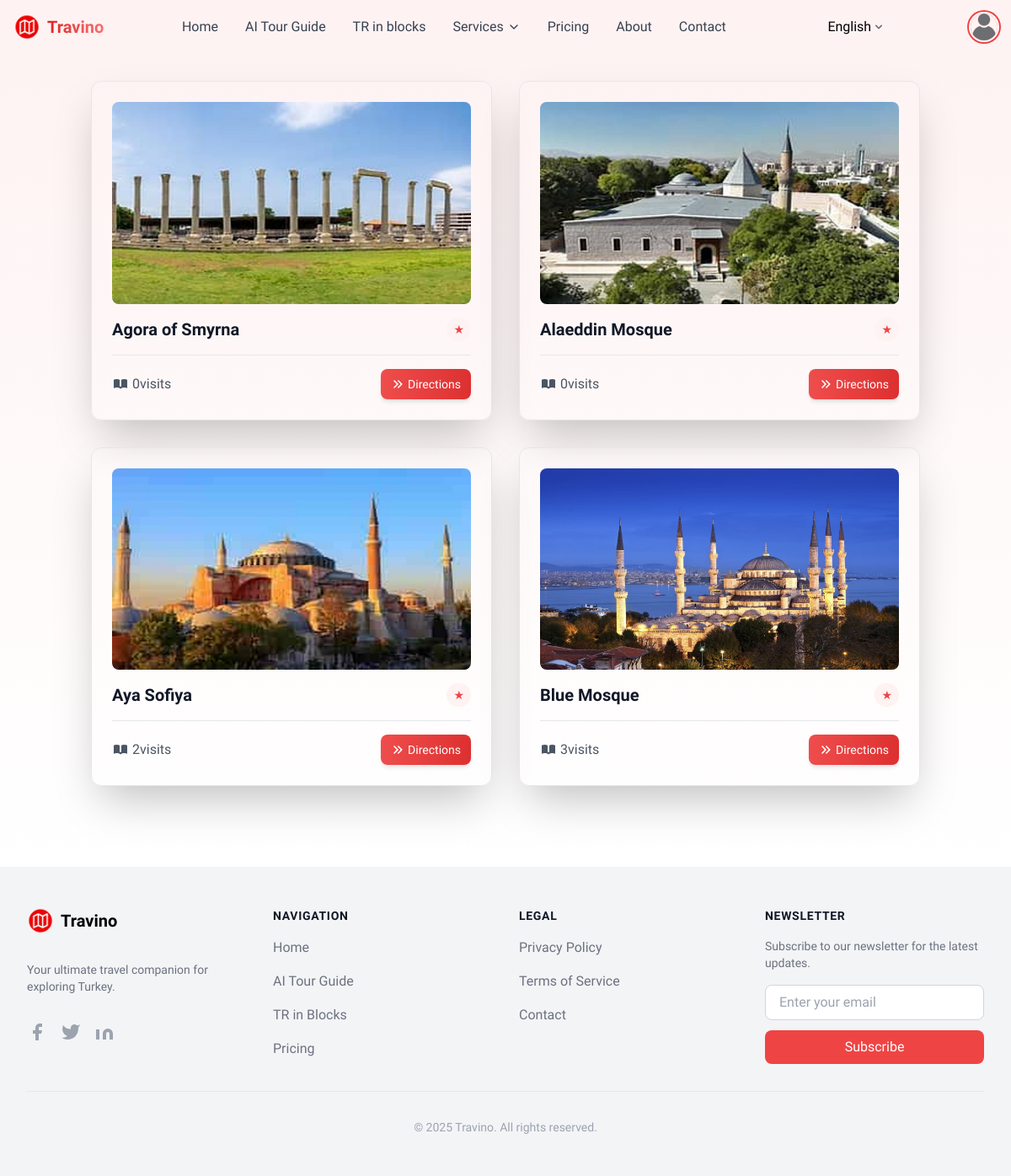
The app's page /en/category/3/, older data.
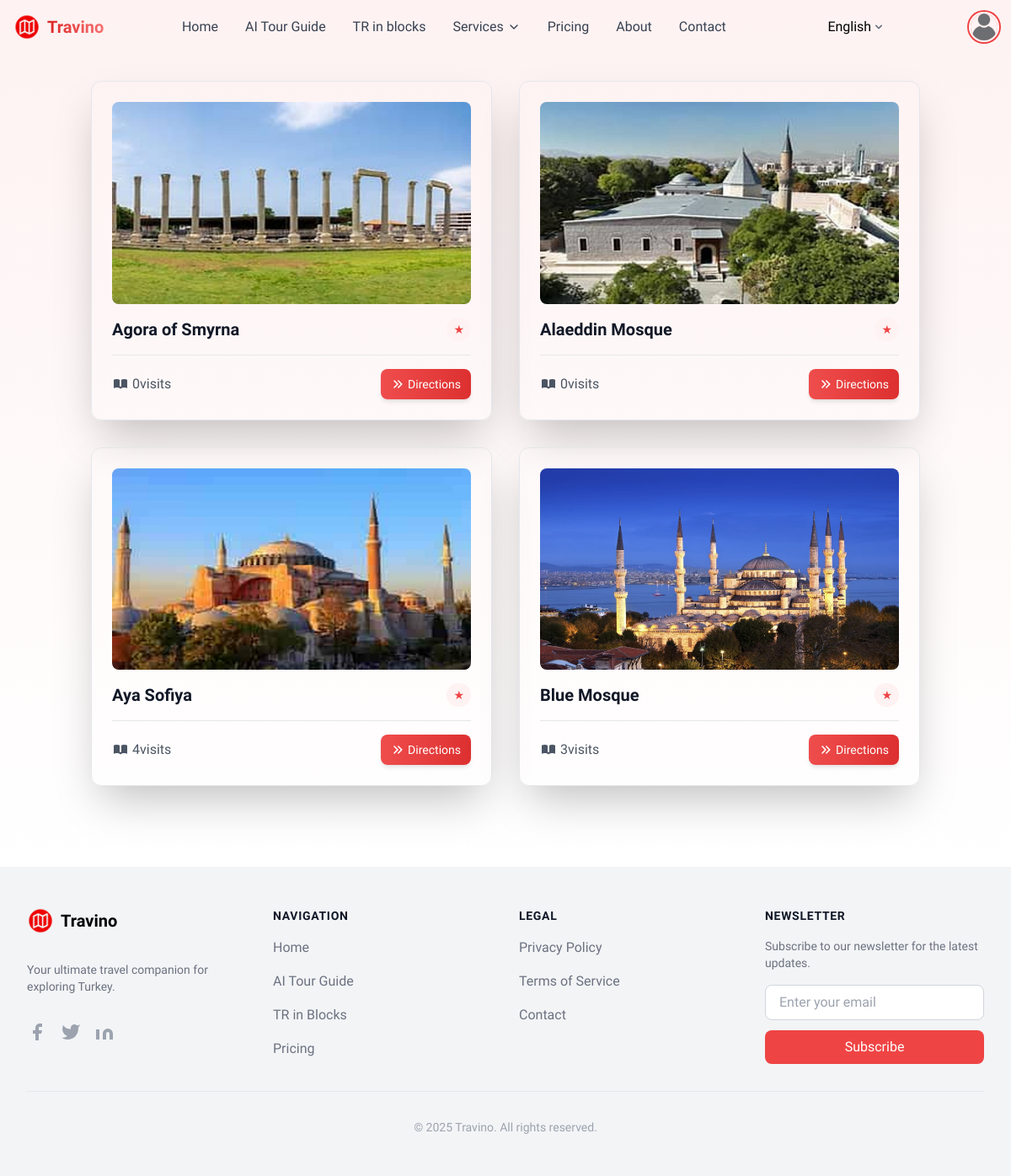
The same page, newer data.
### app/models.py (models this page shows, shortened)
class Place(models.Model):
    name = models.CharField(max_length=100)
    image = models.ImageField(upload_to='place_pics', default='default.png')
    category = models.ForeignKey(Category, on_delete=models.CASCADE, related_name='places')
    location = models.CharField(max_length=100, default='Not located')
    visits = models.IntegerField(default=0)

### app/views.py (the view)
# urls.py: path('category/<int:pk>/', views.category_detail, name='category_detail'),
def category_detail(request, pk):
    category = get_object_or_404(Category, pk=pk)
    places = Place.objects.filter(category=category)
    context = {
        'category': category,
        'places': places,
    }
    return render(request, 'category_detail.html', context)

### templates/category_detail.html (shortened to what this page needs)
{% extends "base.html" %}
{% block maincontent %}
<section class="body-font bg-gradient-to-b from-red-50 to-white">
  <div class="container px-5 py-24 mx-auto">
    <div class="flex flex-wrap -m-4 justify-center">
      {% for place in places %}
      <a href="{% url 'place_detail' place.id %}">
        <div data-aos="fade-up" class="xl:w-1/4 md:w-1/2 p-4 group">
        <div class="glass-card bg-white/20 backdrop-blur-lg border border-white/30 rounded-xl p-6 shadow-2xl hover:shadow-red-100/20 transition-all duration-300 h-full">
          <div class="overflow-hidden rounded-lg aspect-video mb-4">
            <img class="w-full h-full object-cover transform transition-all duration-500 hover:scale-110"
                 src="{{place.image.url}}"
                 alt="{{place.name}}">
          </div>
          <div class="flex items-center justify-between mb-3">
            <h3 class="text-xl font-semibold text-gray-900">{{place.name}}</h3>
            <span class="flex-shrink-0 text-red-500 text-sm font-medium px-2 py-1 rounded-full bg-red-50">
              ★ {{place.rating}}
            </span>
          </div>
          <div class="flex items-center justify-between mt-4 border-t border-white/20 pt-4">
            <div class="flex items-center text-gray-600">
              <span>{{place.visits|default:0}}</span> visits
            </div>
            <div class="flex gap-2">
              <button
                onclick="getDirections('{{place.name|addslashes}}')"
                class="directions-btn text-sm bg-gradient-to-r from-red-500 to-red-600 text-white py-2 px-3 rounded-lg flex items-center shadow-md hover:shadow-lg transition-all duration-300">
                Directions
              </button>
            </div>
          </div>
        </div>
      </div>
      </a>
      {% endfor %}
    </div>
  </div>
</section>
{% endblock maincontent %}

### templates/base.html (shortened to what this page needs)
{% load i18n %}
{% load static %}
<!DOCTYPE html>
<html lang="en">
<head>
    <link href="https://cdn.jsdelivr.net/npm/tailwindcss@2.2.19/dist/tailwind.min.css" rel="stylesheet">
</head>
<body class="min-h-screen flex flex-col">
    <nav class="fixed w-full z-50 transition-all duration-300" id="main-nav">
        <div class="max-w-7xl mx-auto px-4">
            <div class="flex justify-between items-center h-16">
                <div class="flex items-center space-x-4">
                    <a href="{% url 'home' %}" class="flex items-center space-x-2">
                        <img src="{% static 'media/app/icon png.png' %}" class="h-8 w-auto" alt="Travino">
                        <span class="text-xl font-bold bg-gradient-to-r from-red-600 to-red-400 bg-clip-text text-transparent">
                        </span>
                    </a>
                </div>
                <div class="hidden md:flex items-center space-x-8">
                    <a href="{% url 'home' %}" class="nav-link text-gray-700 hover:text-red-500">{% blocktrans %}Home{% endblocktrans %}</a>
                    <a href="{% url 'aitg' %}" class="nav-link text-gray-700 hover:text-red-500">{% blocktrans %}AI Tour Guide{% endblocktrans %}</a>
                    <a href="{% url 'tr_in_blocks' %}" class="nav-link text-gray-700 hover:text-red-500">{% blocktrans %}TR in blocks{% endblocktrans %}</a>
                    <div class="relative">
                        <button id="servicesButton" class="nav-link text-gray-700 hover:text-red-500 flex items-center space-x-1">
                            <span>{% blocktrans %}Services{% endblocktrans %}</span>
                            <svg xmlns="http://www.w3.org/2000/svg" width="16" height="16" viewBox="0 0 24 24" fill="none" stroke="currentColor" stroke-width="2" stroke-linecap="round" stroke-linejoin="round"><path d="m6 9 6 6 6-6"/></svg>
                        </button>
                    </div>
                    <a href="{% url 'pricing' %}" class="nav-link text-gray-700 hover:text-red-500">{% blocktrans %}Pricing{% endblocktrans %}</a>
                    <a href="{% url 'about' %}" class="nav-link text-gray-700 hover:text-red-500">{% blocktrans %}About{% endblocktrans %}</a>
                    <a href="{% url 'contact' %}" class="nav-link text-gray-700 hover:text-red-500">{% blocktrans %}Contact{% endblocktrans %}</a>
                </div>
<div class="relative hidden md:block">
    <form action="{% url 'set_language' %}" method="post" class="ml-4">
        <div class="relative group">
            <select name="language" onchange="this.form.submit()"
                    class="appearance-none bg-transparent border-none text-grey-400 hover:text-red-500
                           pr-6 py-2 pl-3 rounded-md cursor-pointer focus:outline-none
                           transition-colors duration-200">
                {% get_current_language as LANGUAGE_CODE %}
                {% get_available_languages as LANGUAGES %}
                {% for code, name in LANGUAGES %}
                    <option value="{{ code }}" {% if code == LANGUAGE_CODE %}selected{% endif %}>
                        {{ name|title }}
                    </option>
                {% endfor %}
            </select>
            <div class="pointer-events-none absolute inset-y-0 right-0 flex items-center px-2">
            </div>
        </div>
    </form>
</div>
                <div class="relative hidden md:block">
                    <button id="user-menu-button" class="flex items-center space-x-2 focus:outline-none">
                        <div class="w-8 h-8 rounded-full overflow-hidden ring-2 ring-red-500 ring-offset-2">
                            {% if user.is_authenticated %}
                                <img class="w-full h-full object-cover" src="{{ MEDIA_URL }}{{ user.image.url }}" alt="">
                            {% else %}
                                <img class="w-full h-full object-cover" src="{{ MEDIA_URL }}{% static 'app/default.png' %}" alt="">
                            {% endif %}
                        </div>
                    </button>
                </div>
            </div>
        </div>
    </nav>
    <main class="flex-grow">
        {% block maincontent %}{% endblock maincontent %}
    </main>
    <footer class="bg-gray-100 hidden md:block">
        <div class="max-w-7xl mx-auto px-4 py-12 sm:px-6 lg:px-8">
            <div class="grid grid-cols-1 md:grid-cols-4 gap-8">
                <div class="space-y-8">
                    <div class="flex items-center space-x-2">
                        <img src="{% static 'app/icon png.png' %}" class="h-8 w-auto" alt="Travino">
                        <span class="text-xl font-bold">Travino</span>
                    </div>
                    <p class="text-gray-500 text-sm">
                    </p>
                    <div class="flex space-x-4">
                        <a href="#" class="text-gray-400 hover:text-red-500 transition-colors">
                            <svg class="h-6 w-6" fill="currentColor" viewBox="0 0 24 24">
                                <path d="M18 2h-3a5 5 0 00-5 5v3H7v4h3v8h4v-8h3l1-4h-4V7a1 1 0 011-1h3z"/>
                            </svg>
                        </a>
                        <a href="https://x.com/Travino_Ai" class="text-gray-400 hover:text-red-500 transition-colors">
                            <svg class="h-6 w-6" fill="currentColor" viewBox="0 0 24 24">
                                <path d="M23 3a10.9 10.9 0 01-3.14 1.53 4.48 4.48 0 00-7.86 3v1A10.66 10.66 0 013 4s-4 9 5 13a11.64 11.64 0 01-7 2c9 5 20 0 20-11.5a4.5 4.5 0 00-.08-.83A7.72 7.72 0 0023 3z"/>
                            </svg>
                        </a>
                        <a href="#" class="text-gray-400 hover:text-red-500 transition-colors">
                            <svg class="h-6 w-6" fill="currentColor" viewBox="0 0 24 24">
                                <path d="M16 8a6 6 0 016 6v7h-4v-7a2 2 0 00-2-2 2 2 0 00-2 2v7h-4v-7a6 6 0 016-6zM2 9h4v12H2z"/>
                            </svg>
                        </a>
                    </div>
                </div>
                <div>
                    <h3 class="text-sm font-semibold text-gray-900 tracking-wider uppercase">Navigation</h3>
                    <ul class="mt-4 space-y-4">
                        <li><a href="{% url 'home' %}" class="text-gray-500 hover:text-red-500 transition-colors">{% blocktrans %}Home{% endblocktrans %}</a></li>
                        <li><a href="{% url 'aitg' %}" class="text-gray-500 hover:text-red-500 transition-colors">{% blocktrans %}AI Tour Guide{% endblocktrans %}</a></li>
                        <li><a href="{% url 'tr_in_blocks' %}" class="text-gray-500 hover:text-red-500 transition-colors">{% blocktrans %}TR in Blocks{% endblocktrans %}</a></li>
                        <li><a href="{% url 'pricing' %}" class="text-gray-500 hover:text-red-500 transition-colors">{% blocktrans %}Pricing{% endblocktrans %}</a></li>
                    </ul>
                </div>
                <div>
                    <h3 class="text-sm font-semibold text-gray-900 tracking-wider uppercase">{% blocktrans %}Legal{% endblocktrans %}</h3>
                    <ul class="mt-4 space-y-4">
                        <li><a href="#" class="text-gray-500 hover:text-red-500 transition-colors">{% blocktrans %}Privacy Policy{% endblocktrans %}</a></li>
                        <li><a href="#" class="text-gray-500 hover:text-red-500 transition-colors">{% blocktrans %}Terms of Service{% endblocktrans %}</a></li>
                        <li><a href="{% url 'contact' %}" class="text-gray-500 hover:text-red-500 transition-colors">{% blocktrans %}Contact{% endblocktrans %}</a></li>
                    </ul>
                </div>
                <div>
                    <h3 class="text-sm font-semibold text-gray-900 tracking-wider uppercase">{% blocktrans %}Newsletter{% endblocktrans %}</h3>
                    <p class="mt-4 text-gray-500 text-sm">{% blocktrans %}Subscribe to our newsletter for the latest updates.{% endblocktrans %}</p>
                    <form class="mt-4">
                        <div class="flex flex-col space-y-3">
                            <input
                                type="email"
                                placeholder="Enter your email"
                                class="px-4 py-2 border border-gray-300 rounded-lg focus:ring-2 focus:ring-red-500 focus:border-red-500"
                            >
                            <button type="submit" class="px-4 py-2 bg-red-500 text-white rounded-lg hover:bg-red-600 transition-colors">
                            </button>
                        </div>
                    </form>
                </div>
            </div>
            <div class="mt-8 border-t border-gray-200 pt-8">
                <p class="text-gray-400 text-sm text-center">
                    © 2025 Travino. All rights reserved.
                </p>
            </div>
        </div>
    </footer>
                    {% get_current_language as LANGUAGE_CODE %}
                    {% get_available_languages as LANGUAGES %}
</body>
</html>

### templates/category_detail.html (style rules this page uses)
.glass-card { transition: all 0.3s ease; position: relative; }
.glass-card::before { content: ''; position: absolute; top: 0; left: 0; right: 0; bottom: 0; border-radius: inherit; box-shadow: inset 0 0 15px rgba(255, 255, 255, 0.3); z-index: -1; }
.directions-btn { opacity: 0.95; transition: all 0.3s ease; }

Row changes from the older to the newer data that the page shows:
changed Place "Aya Sofiya": visits "2" → "4"
